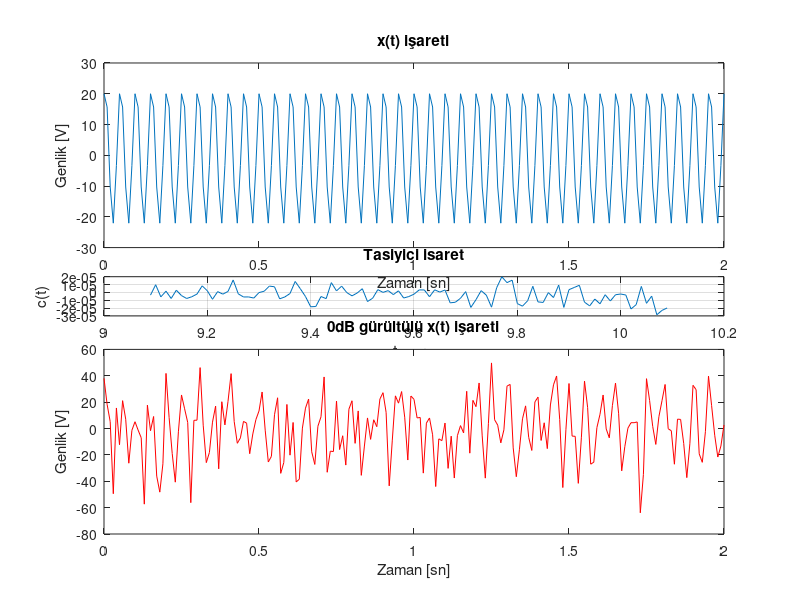
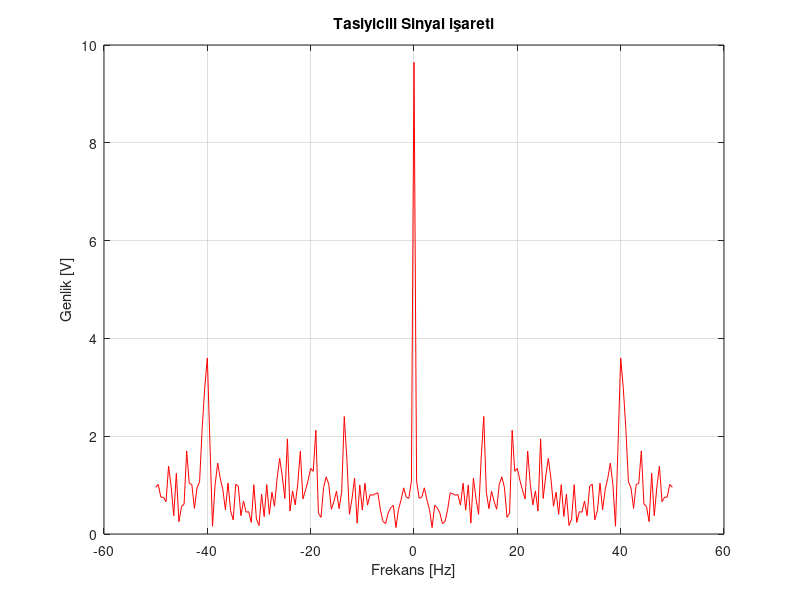

These charts were generated, in order, by the following MATLAB code: (Note: this script raises an error after producing the figures.)
%%ALDATICI JAMMERE KARŞI
zaman=7;
%degisenkod=280;
%%
bilgi=[1 0 1 1 1 0 0 1 0 0];
sifreli_kod=bilgi;
cevap = input('radar calissin mi? Y/N [Y]:','s');
       if isempty(cevap)
          zaman=zaman+1;
       end
if isempty(cevap)
    for i=1:mod(zaman,length(bilgi))
         if bilgi(i)==1
            sifreli_kod(i)=0;
         else
            sifreli_kod(i)=1;
         end
    end
    if mod(zaman,7) == 3;
        sifreli_kod(mod(zaman,7))=1;
    else
        for i=1:mod(zaman,length(bilgi))
             if bilgi(mod(zaman+4,7))== 1;
                sifreli_kod(mod(zaman+4,7))=0;
             else
             end
        end
    end
else
end
%%
%Tasiyici isaretin uretimi
Tb=1; t=0:Tb/100:1;
fc=2.4e9;
c=10*sin(2*pi*fc*t); %Tasiyici isaretinin uretimi

c_awgn=awgn(c,0,'measured'); %taşıyıcıya 0db beyaz gürültü eklendi

t1=0; t2=Tb;
for i=1:length(bilgi)
    t=[t1:.01:t2];
    if sifreli_kod(i)>0.5
       sifreli_kod(i)=1;
       m_s=ones(1,length(t));
    else sifreli_kod(i)=0;
       m_s=zeros(1,length(t));
    end
    message(i,:)=m_s;
    %Tasiyici ve bilginin uretimi
    m_awgn=awgn(message(i,:),20,'measured');
    ask_sig(i,:)=c_awgn.*m_awgn;
    t1=t1+(Tb+.01);
    t2=t2+(Tb+.01);
    %Bilgi ve ASK isaretinin cizdirimi
    subplot(5,1,2);axis([0 9 -2 2]);plot(t,m_awgn,'r');
    title('Bilgi isareti');xlabel('t−−−>');ylabel('m(t)');grid on; hold on
     
     subplot(5,1,4);plot(t,ask_sig(i,:));
     title('ASK isareti');xlabel('t−−−>');ylabel('s(t)');grid on; hold on
end
hold off
%Tasiyici isaret ve ikili giris verisinin cizdirimi
subplot(5,1,3);plot(t,c_awgn);
title('Tasiyici isaret');xlabel('t−−−>');ylabel('c(t)');grid on
subplot(5,1,1);stem(sifreli_kod);
title('Ikili veri bitleri');xlabel('n−−−>');ylabel('b(n)');grid on

%ASK Demodulasyonu
Tb=1;
t1=0;t2=Tb;
for i=1:length(bilgi)
t=[t1:Tb/100:t2];
%Korelasyon
x=sum(c_awgn.*ask_sig(i,:));
%Karar araci
if x>0
demod(i)=1;
else demod(i)=0;
end
t1=t1+(Tb+.01);
t2=t2+(Tb+.01);
end
%Demoduleli ikili veri bitlerinin cizdirimi
subplot(5,1,5); stem(demod);
title('ASK demoduleli isaret'); xlabel('n−−−>');ylabel('b(n)');grid on
%%
demod = [0,1,0,0,0,1,1,0,0,0];
%% düzeltme

demod_yedek=demod; %sifreli kodun kopyasi
cozulmus_kod=demod;
for i=1:mod(zaman,length(demod))
         if demod(i)==0
            cozulmus_kod(i)=1;
         else
            cozulmus_kod(i)=0;
         end
    end
     if mod(zaman,7) == 3;
        sifreli_kod(mod(zaman,7))=1;
    else
        for i=1:mod(zaman,length(demod))
             if demod(mod(zaman+4,7))== 0;
                cozulmus_kod(mod(zaman+4,7))=1;
             else
             end
        end
    end

%% iterasyon
degisenkod_gel=zaman;
h=1;
while(h)
if cozulmus_kod==bilgi
    disp('bilgi basariyla alindi')
    h=0; 
else
    demod=demod_yedek;
    zaman=zaman+1
    if zaman > degisenkod_gel+256
        disp('bilgi hatali veya aldatici jammer var')
        h=0;
    else
    end
for i=1:mod(zaman,length(demod))
         if demod(i)==0
            cozulmus_kod(i)=1;
         else
            cozulmus_kod(i)=0;
         end
    end
     if mod(zaman,7) == 3;
        sifreli_kod(mod(zaman,7))=1;
    else
        for i=1:mod(zaman,length(demod))
             if demod(mod(zaman+4,7))== 0;
                cozulmus_kod(mod(zaman+4,7))=1;
             else
             end
        end
    end
end 
end
%% NOİSE JAMMER
Fs=100;Ts=1/Fs;
t=0:Ts:2;
x=20*cos(2*pi*20*t)+10*sin(2*pi*20*t);
tasiyici1=cos(2*pi*20*t);


x_g=awgn(x,0 ,'measured');
subplot(2,1,1)
plot(t,x),title('x(t) işareti'),xlabel('Zaman [sn]'),ylabel('Genlik [V]');
subplot(2,1,2)
plot(t,x_g,'r'),title('0dB gürültülü x(t) işareti'),xlabel('Zaman [sn]'),ylabel('Genlik [V]');

figure
mag_Z = fftshift(abs(fft(x_g)));mag_Z = 1/numel(mag_Z)*mag_Z;
F1 = linspace(-Fs/2,Fs/2,numel(mag_Z));
plot(F1,mag_Z,'r'),grid on;
xlabel('Frekans [Hz]'),ylabel('Genlik [V]')
title('0 dB gürültülü |X(jw)| işareti');
%%
sinyal=tasiyici1.*x;
sinyal=awgn(sinyal,0 ,'measured');
mag_S = fftshift(abs(fft(sinyal)));mag_S = 1/numel(mag_S)*mag_S;
F2 = linspace(-Fs/2,Fs/2,numel(mag_S));
plot(F2,mag_S,'r'),grid on;
xlabel('Frekans [Hz]'),ylabel('Genlik [V]')
title('Tasiyicili Sinyal işareti');

%%
barragejammer = barrageJammer('ERP',1000,'SamplesPerFrame',201);
jammer=step(barragejammer);
jammer=jammer';
mag_X = fftshift(abs(fft(jammer)));mag_X = 1/numel(mag_X)*mag_X;
subplot(2,1,1)
plot(t,jammer),title('Jammer Zaman Domeni');
subplot(2,1,2)
plot(F2,mag_X,'r'),grid on;
title(' |jammer(jw)| işareti');
alici=jammer+sinyal;

figure
subplot(2,1,1)
    plot(t,alici),title('Jammer Sonrasi olusan yeni sinyal');
    mag_X2 = fftshift(abs(fft(alici)));mag_X2 = 1/numel(mag_X2)*mag_X2;
    subplot(2,1,2)
plot(F2,mag_X2,'r'),grid on;
title('Genlik Spektrumue');
 
 %%
